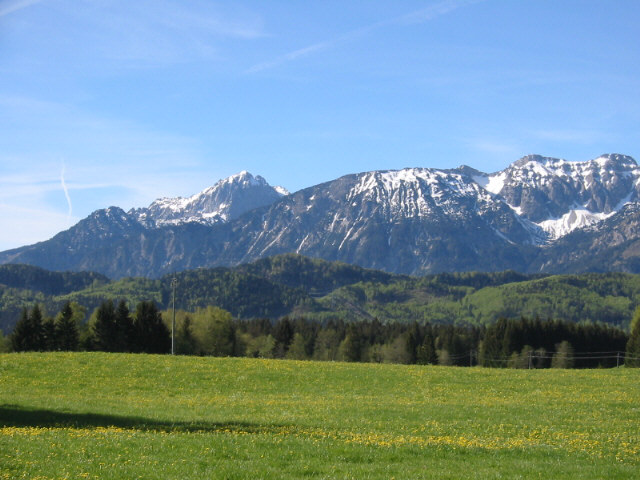
//> input picture BBM2018/BBM04/BBM04/left.png, 640 x 480 px
$ ./ex04   (built with g++ and OpenCV 4)
//> lines starting //> are read from the running program, lines starting //| are printed output that depends on the picture
/**
 * Bildbasierte Modellierung SS 2017
 * Prof. Dr.-Ing. Marcus Magnor
 *
 * Betreuer: JP Tauscher (tauscher@cg.cs.tu-bs.de)
 * URL: https://graphics.tu-bs.de/teaching/ss17/bbm
 */

#include <iostream>
#include <opencv2/highgui/highgui.hpp>
#include <opencv2/imgproc/imgproc.hpp>

using namespace cv;
using namespace std;

/**
 * Datum: 8.5.2018
 *
 * Übungsblatt: 4
 * Abgabe: 15.5.2018
 */


int main(int argc, char **argv) {

    // [4 lines of commented-out code are left out]

    Mat img1, img2;

    Mat img1_U8 = imread("left.png");
//> img1_U8 is the input picture: 480 rows x 640 cols, CV_8UC3; mean B, G, R 147.6, 141.3, 114.5
    // [4 lines of commented-out code are left out]
    img1_U8.convertTo(img1, CV_32F, 1 / 255.);


    Mat img2_U8 = imread("right.png");
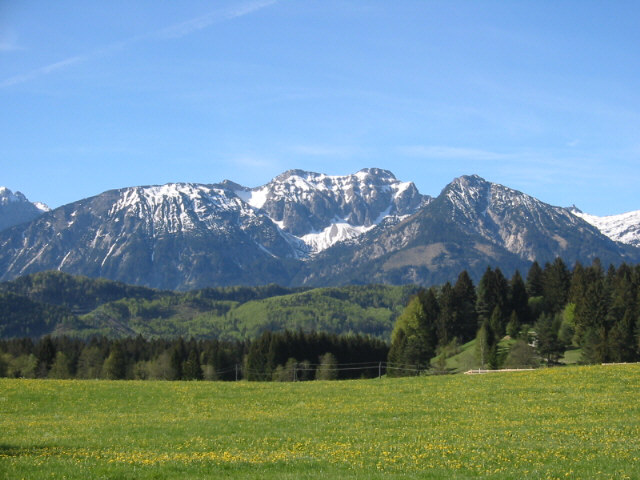
//> input picture BBM2018/BBM04/BBM04/right.png, 640 x 480 px
//> img2_U8 is the input picture: 480 rows x 640 cols, CV_8UC3; mean B, G, R 147.8, 139.6, 111.5
    // [4 lines of commented-out code are left out]
    img2_U8.convertTo(img2, CV_32F, 1 / 255.);

    imshow("Input Image left", img1);
    imshow("Input Image right", img2);

    waitKey(0);

    /**
    * Aufgabe: Homographien (5 Punkte)
    *
    * Unter der Annahme, dass Bilder mit einer verzerrungsfreien Lochbildkamera
    * aufgenommen werden, kann man Aufnahmen mit verschiedenen Bildebenen und
    * gleichem Projektionszentren durch projektive Abbildungen, sogenannte
    * Homographien, beschreiben.
    *
    * - Schreibe eine Translation als Homographie auf (auf Papier!).
    * - Verschiebe die Bildebene eines Testbildes um 20 Pixel nach rechts, ohne
    *   das Projektionszentrum zu ändern. Benutze dafür \code{warpPerspective}.
    * - Wieviele Punktkorrespondenzen benötigt man mindestens, um eine projektive
    *   Abbildung zwischen zwei Bildern bis auf eine Skalierung eindeutig zu
    *   bestimmen? Warum? (Schriftlich beantworten!)

    */

    Mat image_translation;
	Mat M_Translation = (Mat_<float>(3, 3) << 1, 0, 20, 0, 1, 0, 0, 0, 1);
	cout<<M_Translation<<endl;

    warpPerspective(img1, image_translation, M_Translation, img1.size());
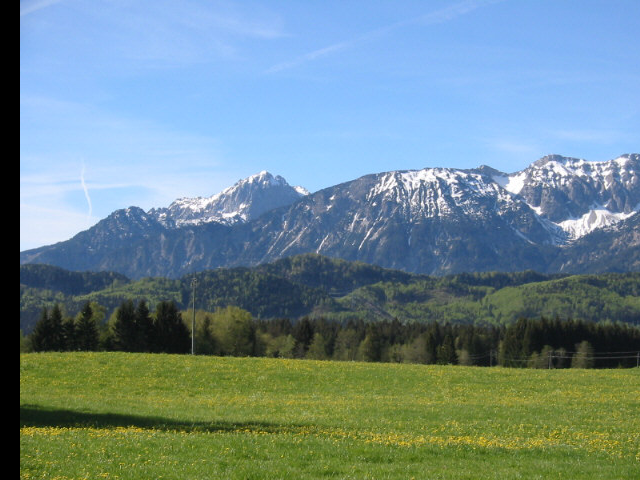
//> image_translation: 480 rows x 640 cols, CV_32FC3; mean B, G, R 0.562, 0.538, 0.436

    imshow("Image Translation", image_translation);
	waitKey(0);

/* TODO */

    /**
    * Aufgabe: Panorama (15 Punkte)
    *
    * Ziel dieser Aufgabe ist es, aus zwei gegebenen Bildern ein Panorama zu konstruieren.
    * Dafür muss zunächst aus den gegeben Punktkorrespondenzen:
    *
    * \begin{center}
    * \begin{tabular}{|c|c|}
    * \hline
    * linkes Bild & rechtes Bild \\
    * $(x, y)$ & $(x, y)$ \\ \hline \hline
    * (463, 164) & (225, 179)\\ \hline
    * (530, 357) & (294, 370)\\ \hline
    * (618, 357) &(379, 367)\\ \hline
    * (610, 153) & (369, 168)\\ \hline
    * \end{tabular}
    * \end{center}
    *
    * eine perspektivische Transformation bestimmt werden, mit der die Bilder auf eine
    * gemeinsame Bildebene transformiert werden können.
    *
    * - Berechne die Transformation aus den gegebenen Punktkorrespondenzen.
    *   Benutze die Funktion \code{getPerspectiveTransform}. Welche Dimension
    *   hat der Rückgabewert der Funktion? Warum?
    */
	    vector<Point2f> links(4);
		links[0] = Point2f(463, 164);
        links[1] = Point2f(530, 357);
        links[2] = Point2f(618, 357);
        links[3] = Point2f(610, 153);

        vector<Point2f> recht(4);
        recht[0] = Point2f(225, 179);
        recht[1] = Point2f(294, 370);
        recht[2] = Point2f(379, 367);
        recht[3] = Point2f(369, 168);

        Mat H_Transformation = getPerspectiveTransform(links,recht );
        cout <<"H_Transformation"<<H_Transformation << endl;
		cout<<H_Transformation.channels()<<endl;

/* TODO */

    /**
    * - Bestimme die notwendige Bildgröße für das Panoramabild.
    */
		// width = cols height = rows
		vector<Point2f> Ecke(4);
		vector<Point2f> Ecks_trans(4);
		Ecke[0] = Point2f(0.f, 0.f); // left top
		Ecke[1] = Point2f(0.f, (float)(img1.rows -1)); //right top
		Ecke[2] = Point2f((float)(img1.cols - 1), 0.f); //left bottom
        Ecke[3] = Point2f((float)(img1.cols - 1), (float)(img1.rows -1)); //right bottom
		perspectiveTransform(Ecke, Ecks_trans, H_Transformation);
		cout<<Ecke[0]<<" "<<Ecke[1]<<" "<<Ecke[2]<<" "<<Ecke[3]<<" "<<endl;
//| [0, 0] [0, 479] [639, 0] [639, 479]
		cout<<Ecks_trans<<endl;
//| [-284.73297, 0.53180116;
//|  -275.75284, 522.78827;
//|  394.84103, 18.871378;
//|  400.29468, 484.57907]

		float min_x = min(Ecks_trans[0].x , Ecks_trans[1].x); //left
//> min_x = -284.7
		float max_x = max(Ecks_trans[2].x , Ecks_trans[3].x); //right
//> max_x = 400.3
		float min_y = min(Ecks_trans[0].y , Ecks_trans[2].y); //top
//> min_y = 0.532
		float max_y = max(Ecks_trans[1].y , Ecks_trans[3].y); //bottom
//> max_y = 522.8

		cout<<min_x<<" "<<max_x<<" "<<min_y<<" "<<max_y<<" "<<endl;
//| -284.733 400.295 0.531801 522.788

		float offset_x_left = (min_x < 0.f)? abs(min_x) : 0.f;
//> offset_x_left = 284.7
		float offset_x_right = (min_x > (float)(img2.cols - 1))? min_x - (float)(img2.cols - 1) : 0.f;
//> offset_x_right = 0
		float offset_y_top = (min_y < 0.f)? abs(min_y) : 0.f;
//> offset_y_top = 0
		float offset_y_bottom = (max_y > (float)(img2.rows - 1))? max_y - (float)(img2.rows - 1) : 0.f;
//> offset_y_bottom = 43.79

		cout<<offset_x_left<<" "<<offset_x_right<<" "<<offset_y_top<<" "<<offset_y_bottom<<" "<<endl;
//| 284.733 0 0 43.7883
		int width = img2.cols + cvCeil(offset_x_left + offset_x_right);
//> width = 925
		int height = img2.rows + cvCeil(offset_y_top + offset_y_bottom);
//> height = 524

		cout<<"width"<<width<<endl;
//| width925
		cout<<"height"<<height<<endl;
//| height524

		Mat Panoramabild(height,width,CV_32FC3);
		waitKey(0);
/* TODO */

    /**
    * - Projiziere das linke Bild in die Bildebene des rechten Bildes. Beachte
    *   dabei, dass auch der linke Bildrand in das Panoramabild projiziert
    *   wird.
    */  H_Transformation.convertTo(H_Transformation, CV_32FC1);
		//Mat offset_Translation1 = (Mat_<float>(3, 3) << 1, 0, - Ecks_trans[0].x, 0, 1, - Ecks_trans[0].y , 0, 0, 1);
		//cout<<offset_Translation1<<endl;
		Mat offset_Translation = (Mat_<float>(3, 3) << 1, 0, offset_x_left, 0, 1, offset_y_top, 0, 0, 1);
//> offset_Translation = [[1, 0, 284.7], [0, 1, 0], [0, 0, 1]]
		Mat left, right;
    warpPerspective(img1, left,offset_Translation * H_Transformation , Panoramabild.size());
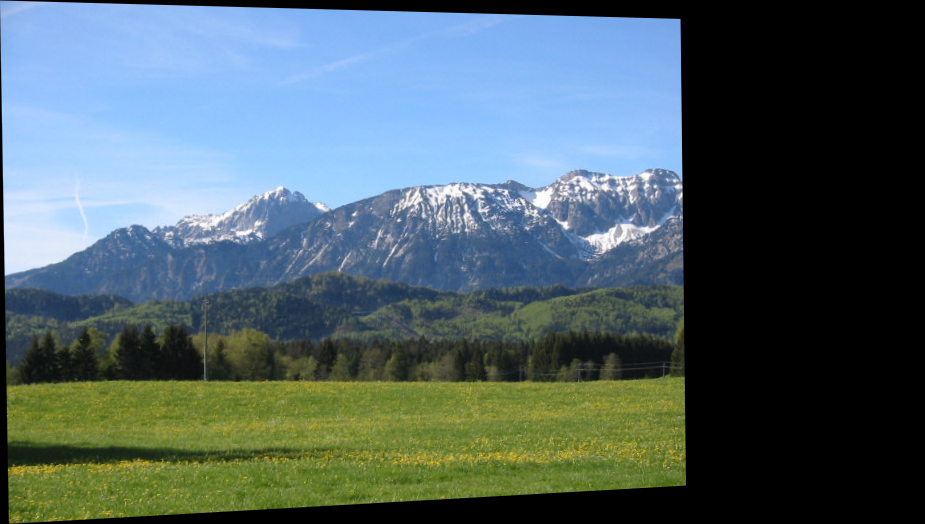
//> left: 524 rows x 925 cols, CV_32FC3; mean B, G, R 0.403, 0.386, 0.313
    warpPerspective(img2, right, offset_Translation , Panoramabild.size());
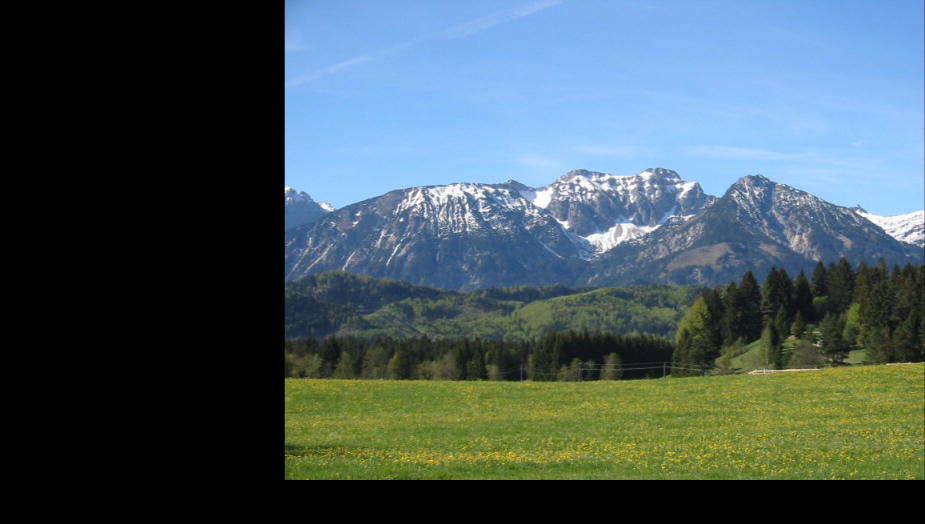
//> right: 524 rows x 925 cols, CV_32FC3; mean B, G, R 0.367, 0.347, 0.277

	imshow("left image", left);
	imshow("right image", right);

	waitKey(0);
/* TODO */

    /**
    * - Bilde das Panoramabild so, dass Pixel, für die zwei Werte vorhanden sind,
    *   ihren Mittelwert zugeordnet bekommen.
    */

	    for (int x=0; x < Panoramabild.cols; x++) {
			for (int y=0; y < Panoramabild.rows; y++) {
				if ((left.at<Vec3f>(y,x)[0] != 0) && (left.at<Vec3f>(y,x)[1] != 0) && (left.at<Vec3f>(y,x)[2] != 0)) {
					if ((right.at<Vec3f>(y,x)[0] != 0) && (right.at<Vec3f>(y,x)[1] != 0) && (right.at<Vec3f>(y,x)[2] != 0)) {
						Panoramabild.at<Vec3f>(y,x) = (left.at<Vec3f>(y,x)+ right.at<Vec3f>(y,x))/2.f;
					}
					else {
						Panoramabild.at<Vec3f>(y,x) = left.at<Vec3f>(y,x);
					}

				}
				else {
					Panoramabild.at<Vec3f>(y,x) = right.at<Vec3f>(y,x);
            }
        }
    }
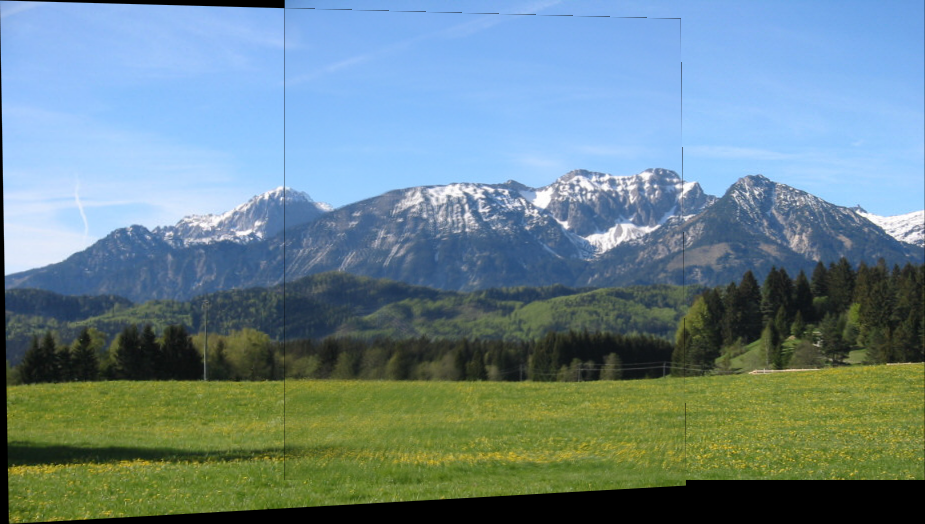
//> Panoramabild: 524 rows x 925 cols, CV_32FC3; mean B, G, R 0.548, 0.524, 0.423
		imshow("Panoramabild",Panoramabild);
/* TODO */

    /**
    * - Zeige das Panoramabild an.
    */

/* TODO */

    /**
     * \textit{Hinweis: Die OpenCV High-Level \code{Sticher}-Klasse ist \textbf{nicht} hilfreich bei der Bearbeitung
     * der Aufgaben. Für ein fertiges Panorama ohne Bearbeitung aller Aufgaben gibt es keine Punkte.}
     */
		waitKey(0);
}
